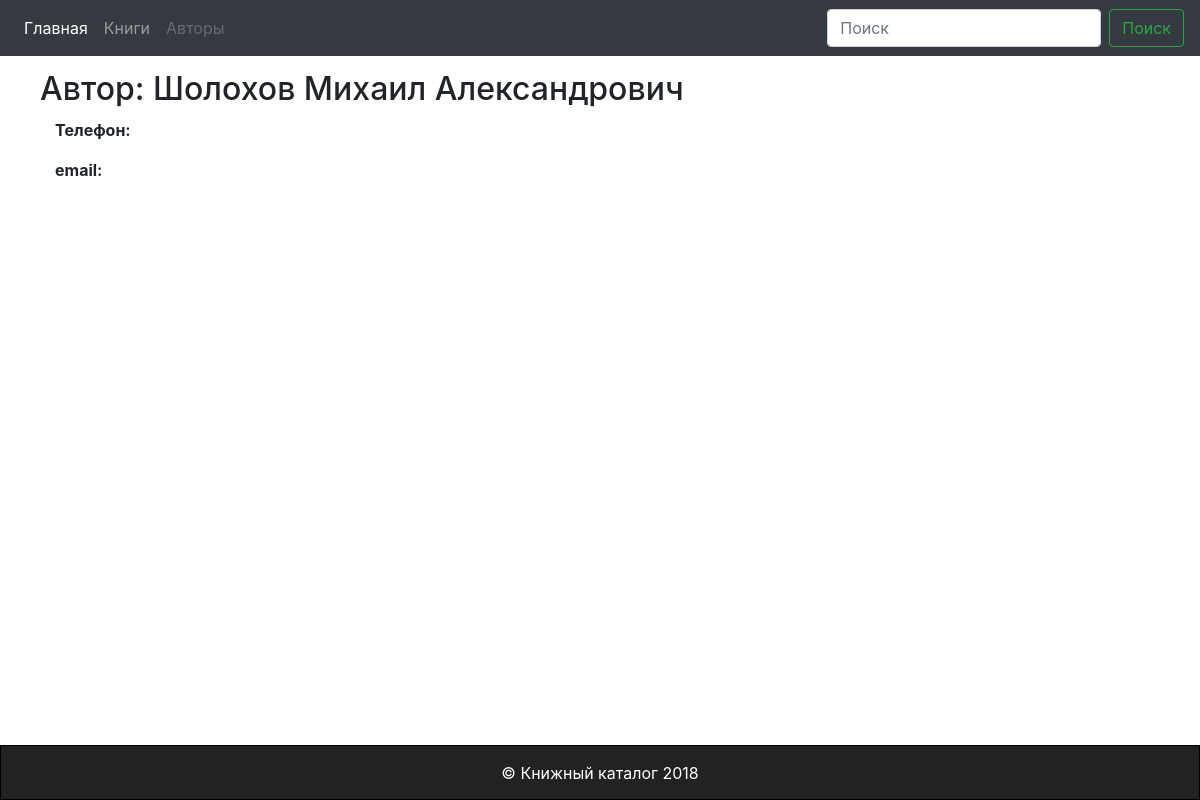
Page /author/1/ on the committed database.
### mainapp/models.py (models this page shows, shortened)
class Author(models.Model):
    name = models.CharField(verbose_name='имя автора', max_length=60)
    surname = models.CharField(verbose_name='фамилия автора', max_length=60)
    patronymic = models.CharField(verbose_name='отчество автора', max_length=60, blank=True)
    email = models.EmailField(verbose_name='электронная почта автора', max_length=50, blank=True)
    phone = models.CharField(verbose_name='телефон автора', max_length=20, blank=True)
    class Meta:
        ordering = ["surname", "name"]

### mainapp/views.py (the view)
# urls.py: url(r'^author/(?P<pk>[0-9]+)/$', views.AuthorDetailView.as_view(), name='author'),
class AuthorDetailView(generic.DetailView):
    template_name = 'mainapp/author.html'
    model = Author

### mainapp/templates/mainapp/author.html
{% extends 'mainapp/base.html' %}
{% block content %}
    <div class="main">
        <div class="block1">
            <h2>Автор: {{ author.surname }} {{ author.name }} {{ author.patronymic }}</h2>
            <div class="descript">
                <p><strong>Телефон:</strong>{{ author.phone }}</p>
                <p><strong>email:</strong>{{ author.email }}</p>
            </div>
            </div>
        </div>
    </div>
{% endblock %}

### mainapp/static/css/style.css (style rules this page uses)
.main { margin-top: 70px; margin-left: 20px; margin-bottom: 20px; }
.block1 { margin-top: 15px; margin-left: 20px; }
.descript { margin: 10px; margin-left: 15px; padding-bottom: 30px; }

### rows in the picture
Author: surname "Шолохов", name "Михаил", patronymic "Александрович"
